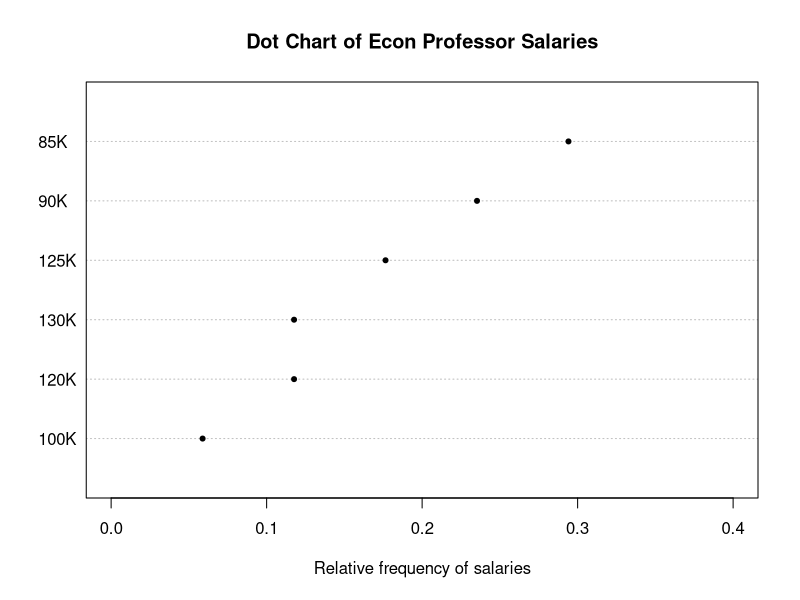

Recreate this plot in R.
## ---- chunk 1
knitr::opts_chunk$set(echo = TRUE)
## ---- chunk 2
#create table with salaries and frequency

salaryset <- c(rep('85K', 5), rep('90K', 4), rep('100K', 1), rep('120K', 2), 
rep('125K', 3), rep('130K', 2))

salarytable <- table(salaryset)

## ---- chunk 3
salarytable #notice that R arranged in different order than what was entered in set 
## ---- chunk 4
#constructing relative frequency distribution of the data in the table.

s <- sum(salarytable)

#divide by sum to get relative frequencies
relfreq <- salarytable/s 

#view freq
relfreq
## ---- chunk 5
dotchart(sort(relfreq),
         xlab = 'Relative frequency of salaries',
         main = 'Dot Chart of Econ Professor Salaries',
         xlim = c(0, 0.4), pch = 20, color = 'black')
## ---- chunk 6
salaries <- c(rep(85000, 5), rep(90000, 4), rep(100000, 1), rep(120000, 2), 
rep(125000, 3), rep(130000, 2))

head(salaries, 9) #confirming data entered correctly. Note that salaries is numerical and salaryset is categorical.
## ---- chunk 7
mean(salaries)
## ---- chunk 8
median(salaries)
## ---- chunk 9
min(salaries)
max(salaries)
## ---- chunk 10
IQR(salaries) #IQR is 40,000
summary(salaries) #quartiles 
